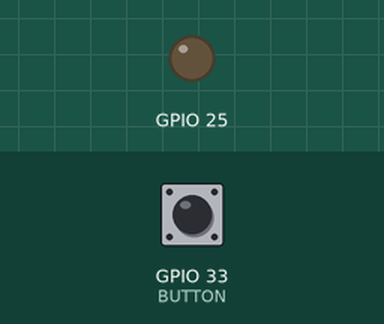
This sketch was run on a simulated ESP32. Shown: output pins drawn as LEDs (lit = HIGH). Inputs (shaded band) come from the test bench; at power-on: GPIO 33 (BUTTON) LOW.

Above: at 0.0 s.
At 1.2 s:
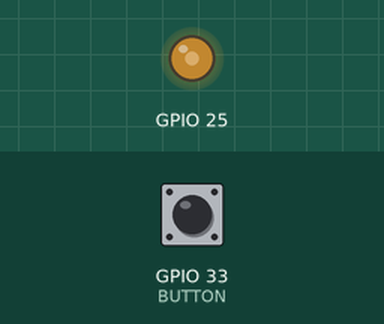
1.3 s: GPIO 33 (BUTTON) pulled HIGH for 0.15 s
Timing chart, 0 to 1.6 s (numbered marks = the images above; inputs shaded):
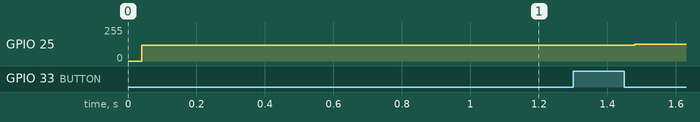

The sketch:

DDS.ino
```cpp
//Codigo de prueba para DDS
 #include "wavetables.h"
//Definiciones----------------------------------
#define BUTTON 33
hw_timer_t *My_timer = NULL;
portMUX_TYPE mux = portMUX_INITIALIZER_UNLOCKED;
volatile int count =0;
unsigned long buttonTIME = 0;
unsigned long lastBTIME = 0;

   //Variables para el dds
uint32_t f = 5000;
uint32_t M = f*(pow(2,32))/100000;

   //contadores
uint32_t acumuladorFASE = 0x00000000;
uint8_t  addressPOINTER = 0x00;

//escribir la ISR del DSS----------------------------
void IRAM_ATTR onTimer(){
acumuladorFASE = acumuladorFASE + M;
addressPOINTER = acumuladorFASE >> 24; //Shiftear los bits


// Condiciones para el cambio de onda
if (count ==0)
{
   dacWrite(25, SINE[addressPOINTER]);
}
if (count ==1)
{
   dacWrite(25, SAW[addressPOINTER]);
}
if (count ==2)
{
   dacWrite(25, TRIANGLE[addressPOINTER]);
}
if (count ==3)
{
   dacWrite(25, SQUARE[addressPOINTER]);
}
}

//ISR del selector
void IRAM_ATTR selector(){
   buttonTIME = millis();
//Condicion para el debounce
if (buttonTIME - lastBTIME > 250)
{
   //Aumento del contador
   if (count == 3) {
      count = 0;
   }
   else {
      count = count + 1;
   }

lastBTIME = buttonTIME;
 }
}


void setup() {

//setup del timer a 100 kHz

My_timer = timerBegin(0, 80, true);
timerAttachInterrupt(My_timer, &onTimer, true);
timerAlarmWrite(My_timer,10, true);
timerAlarmEnable(My_timer);


//interrupcion para el el switcheo
pinMode(BUTTON, INPUT_PULLDOWN);
attachInterrupt(BUTTON, selector, FALLING);
}

void loop() {
    //No hay nada corriendo en el loop
}
```

Source omitted: wavetables.h (data table, 6257 bytes)
